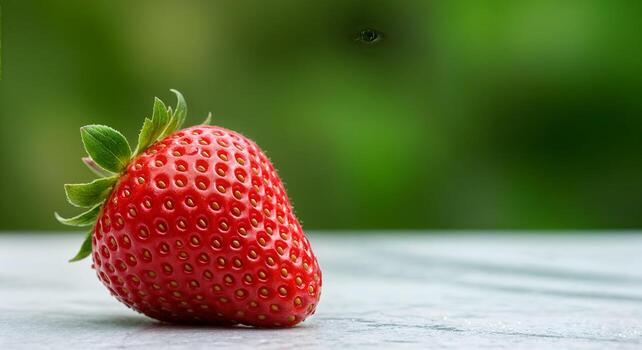
#> input picture sample.jpg, 642 x 350 px
$ jupyter execute sample.ipynb
#> lines starting #> are read from the running program, lines starting #| are printed output that depends on the picture
[cell 1]
#Raw Image → Cleaning → Enhancement → Feature Extraction → Result

[cell 2]
import cv2

[cell 3]
img=cv2.imread('sample.jpg')
#> img is the input picture: shape (350, 642, 3); mean B, G, R 73.5, 116.1, 112.3

[cell 4]
cv2.imshow('Original Image',img)
cv2.waitKey(0)
cv2.destroyAllWindows()

[cell 5]
img.shape
#> Out = (350, 642, 3)

# Cleaning

[cell 6]
resized = cv2.resize(img, None,fx=0.5,fy=0.5, interpolation=cv2.INTER_LINEAR)
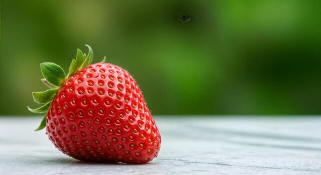
#> resized: shape (175, 321, 3); mean B, G, R 73.7, 116.3, 112.4

[cell 7]
cv2.imshow('Resized Image',resized)
cv2.waitKey(0)
cv2.destroyAllWindows()

[cell 8]
img_rgb=cv2.cvtColor(img,cv2.COLOR_BGR2RGB)

[cell 9]
cv2.imshow('RGB Image',img_rgb)
cv2.waitKey(0)
cv2.destroyAllWindows()

[cell 10]
gray=cv2.cvtColor(img,cv2.COLOR_BGR2GRAY)
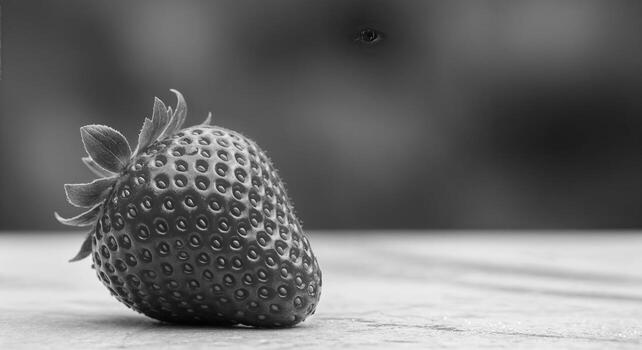
#> gray: shape (350, 642); min 4, max 252, mean 110.1

[cell 11]
cv2.imshow('Grayscale Image',gray)
cv2.waitKey(0)
cv2.destroyAllWindows()

[cell 12]
# Contrast Enhancement using Histogram Equalization
equalized = cv2.equalizeHist(gray)
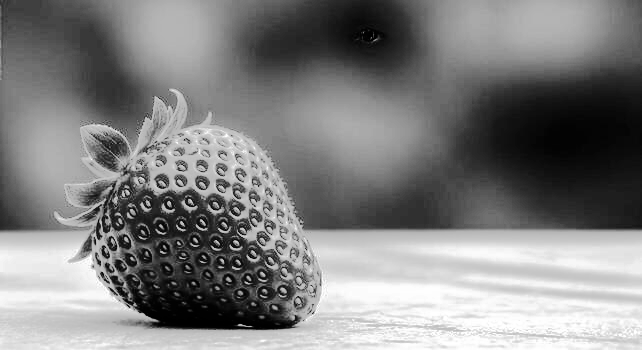
#> equalized: shape (350, 642); min 0, max 255, mean 128.4

[cell 13]
cv2.imshow('Contrast Enhanced Image',equalized)
cv2.waitKey(0)
cv2.destroyAllWindows()

[cell 14]
# noise guessing
import matplotlib.pyplot as plt
plt.hist(gray.ravel(), 256)
plt.show()
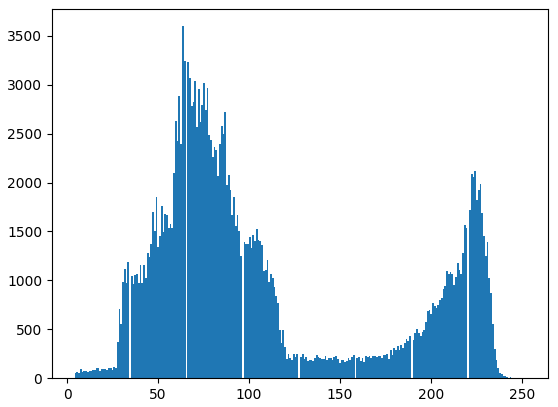
#> figure drawn by matplotlib, 1 panel; tallest bar 3598 high, from x = 63.09 to 64.06

| Histogram pattern        | Noise         |
| ------------------------ | ------------- |
| High spikes at 0 & 255   | Salt & Pepper |
| Wide smooth distribution | Gaussian      |

[cell 15]
#Filter Response Comparison
gauss = cv2.GaussianBlur(gray, (5,5), 0)
median = cv2.medianBlur(gray, 5)

[cell 16]
import numpy as np

g_diff = np.mean(cv2.absdiff(gray, gauss))
#> g_diff = 2.26
m_diff = np.mean(cv2.absdiff(gray, median))
#> m_diff = 2.67

[cell 17]
gaussian=1

[cell 18]
if m_diff < g_diff:
    print("Salt & Pepper Noise")
    gaussian=0
else:
    print("Gaussian Noise")
    gaussian=1

[cell 19]
if(gaussian):
    h, w = gray.shape
#> h = 350; w = 642
    k = int(min(h, w) * 0.01)
#> k = 3

    # odd number make panna
    if k % 2 == 0:
        k += 1

    denoised = cv2.GaussianBlur(gray, (k, k), 0)
else:
    denoised = cv2.medianBlur(gray, 5)

[cell 20]
cv2.imshow('Denoised Image',denoised)
cv2.waitKey(0)
cv2.destroyAllWindows()

[cell 21]
diff = cv2.absdiff(gray, denoised)
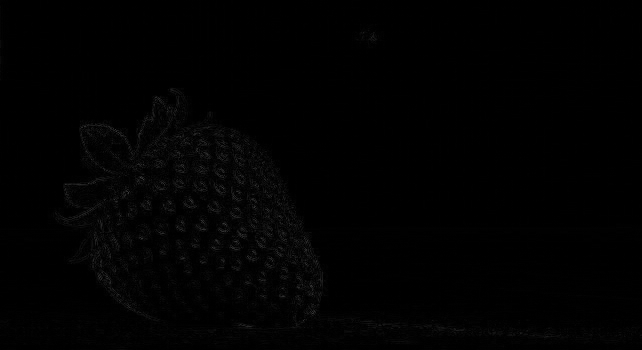
#> diff: shape (350, 642); min 0, max 65, mean 1.6

[cell 22]
cv2.imshow("Removed Noise", diff)
cv2.waitKey(0)
cv2.destroyAllWindows()

[cell 23]
clahe = cv2.createCLAHE(clipLimit=2.0, tileGridSize=(8,8))
enhanced = clahe.apply(denoised)
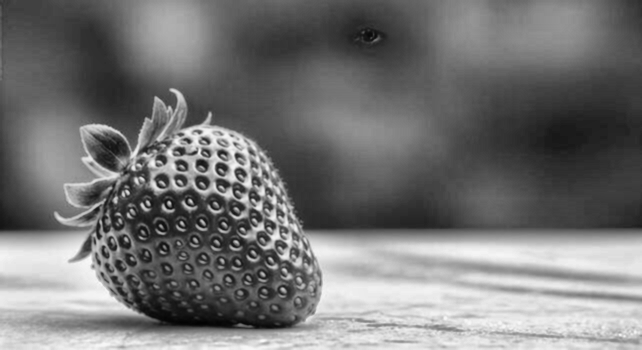
#> enhanced: shape (350, 642); min 2, max 249, mean 116.9

[cell 24]
cv2.imshow("Denoised & Enhanced Image", enhanced)
cv2.waitKey(0)
cv2.destroyAllWindows()

[cell 25]
edges = cv2.Canny(enhanced, 50, 150)
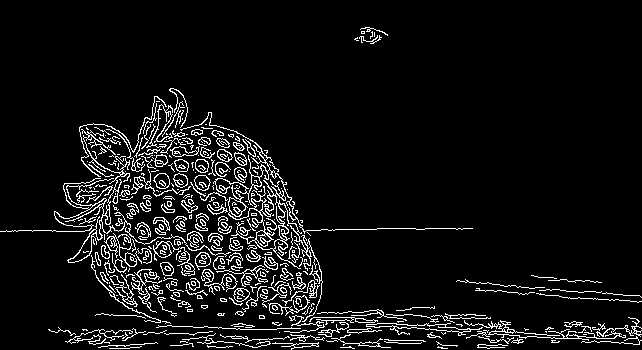
#> edges: shape (350, 642); 7.1% white in thin lines or dots
